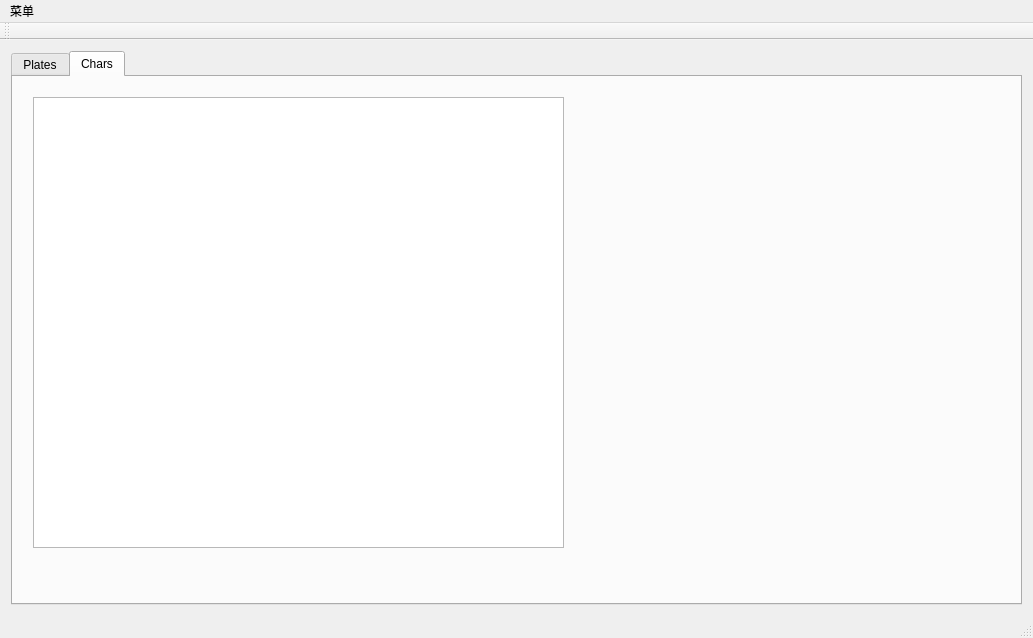
<?xml version="1.0" encoding="UTF-8"?>
<ui version="4.0">
 <class>MainWindow</class>
 <widget class="QMainWindow" name="MainWindow">
  <property name="geometry">
   <rect>
    <x>0</x>
    <y>0</y>
    <width>1033</width>
    <height>638</height>
   </rect>
  </property>
  <property name="windowTitle">
   <string>MainWindow</string>
  </property>
  <widget class="QWidget" name="centralWidget">
   <layout class="QHBoxLayout" name="horizontalLayout_2">
    <item>
     <widget class="QTabWidget" name="tabWidget">
      <property name="currentIndex">
       <number>1</number>
      </property>
      <widget class="QWidget" name="tab">
       <attribute name="title">
        <string>Plates</string>
       </attribute>
       <layout class="QVBoxLayout" name="verticalLayout_3">
        <item>
         <layout class="QHBoxLayout" name="horizontalLayout">
          <item>
           <layout class="QVBoxLayout" name="verticalLayout">
            <item>
             <widget class="QComboBox" name="comboBox">
              <item>
               <property name="text">
                <string>澳门车牌</string>
               </property>
              </item>
              <item>
               <property name="text">
                <string>澳门车牌_两行</string>
               </property>
              </item>
              <item>
               <property name="text">
                <string>澳门车牌_内</string>
               </property>
              </item>
              <item>
               <property name="text">
                <string>非车牌</string>
               </property>
              </item>
              <item>
               <property name="text">
                <string>警牌</string>
               </property>
              </item>
              <item>
               <property name="text">
                <string>军牌</string>
               </property>
              </item>
              <item>
               <property name="text">
                <string>军牌_两行</string>
               </property>
              </item>
              <item>
               <property name="text">
                <string>内集车牌</string>
               </property>
              </item>
              <item>
               <property name="text">
                <string>普通车牌</string>
               </property>
              </item>
              <item>
               <property name="text">
                <string>普通车牌_两行</string>
               </property>
              </item>
              <item>
               <property name="text">
                <string>香港车牌</string>
               </property>
              </item>
              <item>
               <property name="text">
                <string>香港车牌_两行</string>
               </property>
              </item>
              <item>
               <property name="text">
                <string>香港车牌_内</string>
               </property>
              </item>
              <item>
               <property name="text">
                <string>新能源</string>
               </property>
              </item>
             </widget>
            </item>
            <item>
             <widget class="QListWidget" name="imageShowWidget"/>
            </item>
           </layout>
          </item>
          <item>
           <layout class="QVBoxLayout" name="verticalLayout_2">
            <item>
             <widget class="QRadioButton" name="nonPlateButton">
              <property name="text">
               <string>非车牌</string>
              </property>
             </widget>
            </item>
            <item>
             <widget class="QRadioButton" name="normalplateButton">
              <property name="text">
               <string>普通车牌</string>
              </property>
             </widget>
            </item>
            <item>
             <widget class="QRadioButton" name="aomenplateButton">
              <property name="text">
               <string>澳门车牌</string>
              </property>
             </widget>
            </item>
            <item>
             <widget class="QRadioButton" name="anmeoTwoplateButton">
              <property name="text">
               <string>澳门车牌_两行</string>
              </property>
             </widget>
            </item>
            <item>
             <widget class="QRadioButton" name="aomenInsideButton">
              <property name="text">
               <string>澳门车牌_内</string>
              </property>
             </widget>
            </item>
            <item>
             <widget class="QRadioButton" name="jinPlateButton">
              <property name="text">
               <string>警牌</string>
              </property>
             </widget>
            </item>
            <item>
             <widget class="QRadioButton" name="junPlateButton">
              <property name="text">
               <string>军牌</string>
              </property>
             </widget>
            </item>
            <item>
             <widget class="QRadioButton" name="junTwoButton">
              <property name="text">
               <string>军牌_两行</string>
              </property>
             </widget>
            </item>
            <item>
             <widget class="QRadioButton" name="insidePlateButton">
              <property name="text">
               <string>内集车牌</string>
              </property>
             </widget>
            </item>
            <item>
             <widget class="QRadioButton" name="normalTwoButton">
              <property name="text">
               <string>普通车牌_两行</string>
              </property>
             </widget>
            </item>
            <item>
             <widget class="QRadioButton" name="xiangganButton">
              <property name="text">
               <string>香港车牌</string>
              </property>
             </widget>
            </item>
            <item>
             <widget class="QRadioButton" name="xianggangTwoButton">
              <property name="text">
               <string>香港车牌_两行</string>
              </property>
             </widget>
            </item>
            <item>
             <widget class="QRadioButton" name="xianggangInsideButton">
              <property name="text">
               <string>香港车牌_内</string>
              </property>
             </widget>
            </item>
            <item>
             <widget class="QRadioButton" name="newEnergyPlateButton">
              <property name="text">
               <string>新能源</string>
              </property>
             </widget>
            </item>
           </layout>
          </item>
         </layout>
        </item>
       </layout>
      </widget>
      <widget class="QWidget" name="tab_2">
       <attribute name="title">
        <string>Chars</string>
       </attribute>
       <widget class="QListWidget" name="listWidget">
        <property name="geometry">
         <rect>
          <x>20</x>
          <y>20</y>
          <width>531</width>
          <height>451</height>
         </rect>
        </property>
       </widget>
      </widget>
     </widget>
    </item>
   </layout>
  </widget>
  <widget class="QMenuBar" name="menuBar">
   <property name="geometry">
    <rect>
     <x>0</x>
     <y>0</y>
     <width>1033</width>
     <height>26</height>
    </rect>
   </property>
   <widget class="QMenu" name="menu">
    <property name="title">
     <string>菜单</string>
    </property>
    <addaction name="actionopenFolder"/>
   </widget>
   <addaction name="menu"/>
  </widget>
  <widget class="QToolBar" name="mainToolBar">
   <attribute name="toolBarArea">
    <enum>TopToolBarArea</enum>
   </attribute>
   <attribute name="toolBarBreak">
    <bool>false</bool>
   </attribute>
  </widget>
  <widget class="QStatusBar" name="statusBar"/>
  <action name="actionopenFolder">
   <property name="text">
    <string>openFolder</string>
   </property>
  </action>
 </widget>
 <layoutdefault spacing="6" margin="11"/>
 <resources/>
 <connections/>
</ui>
